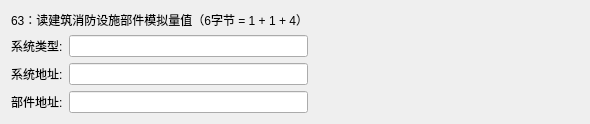
               <widget class="QWidget" name="page_21">
                <layout class="QGridLayout" name="gridLayout_24">
                 <item row="0" column="0" colspan="2">
                  <widget class="QLabel" name="label_88">
                   <property name="maximumSize">
                    <size>
                     <width>16777215</width>
                     <height>60</height>
                    </size>
                   </property>
                   <property name="text">
                    <string>63：读建筑消防设施部件模拟量值（6字节 = 1 + 1 + 4）</string>
                   </property>
                  </widget>
                 </item>
                 <item row="1" column="0">
                  <widget class="QLabel" name="label_89">
                   <property name="text">
                    <string>系统类型:</string>
                   </property>
                  </widget>
                 </item>
                 <item row="1" column="1">
                  <widget class="QLineEdit" name="Line_63_1"/>
                 </item>
                 <item row="1" column="2">
                  <spacer name="horizontalSpacer_18">
                   <property name="orientation">
                    <enum>Qt::Orientation::Horizontal</enum>
                   </property>
                   <property name="sizeHint" stdset="0">
                    <size>
                     <width>271</width>
                     <height>20</height>
                    </size>
                   </property>
                  </spacer>
                 </item>
                 <item row="2" column="0">
                  <widget class="QLabel" name="label_90">
                   <property name="text">
                    <string>系统地址:</string>
                   </property>
                  </widget>
                 </item>
                 <item row="2" column="1">
                  <widget class="QLineEdit" name="Line_63_2"/>
                 </item>
                 <item row="3" column="0">
                  <widget class="QLabel" name="label_72">
                   <property name="text">
                    <string>部件地址:</string>
                   </property>
                  </widget>
                 </item>
                 <item row="3" column="1">
                  <widget class="QLineEdit" name="Line_63_3"/>
                 </item>
                </layout>
               </widget>
